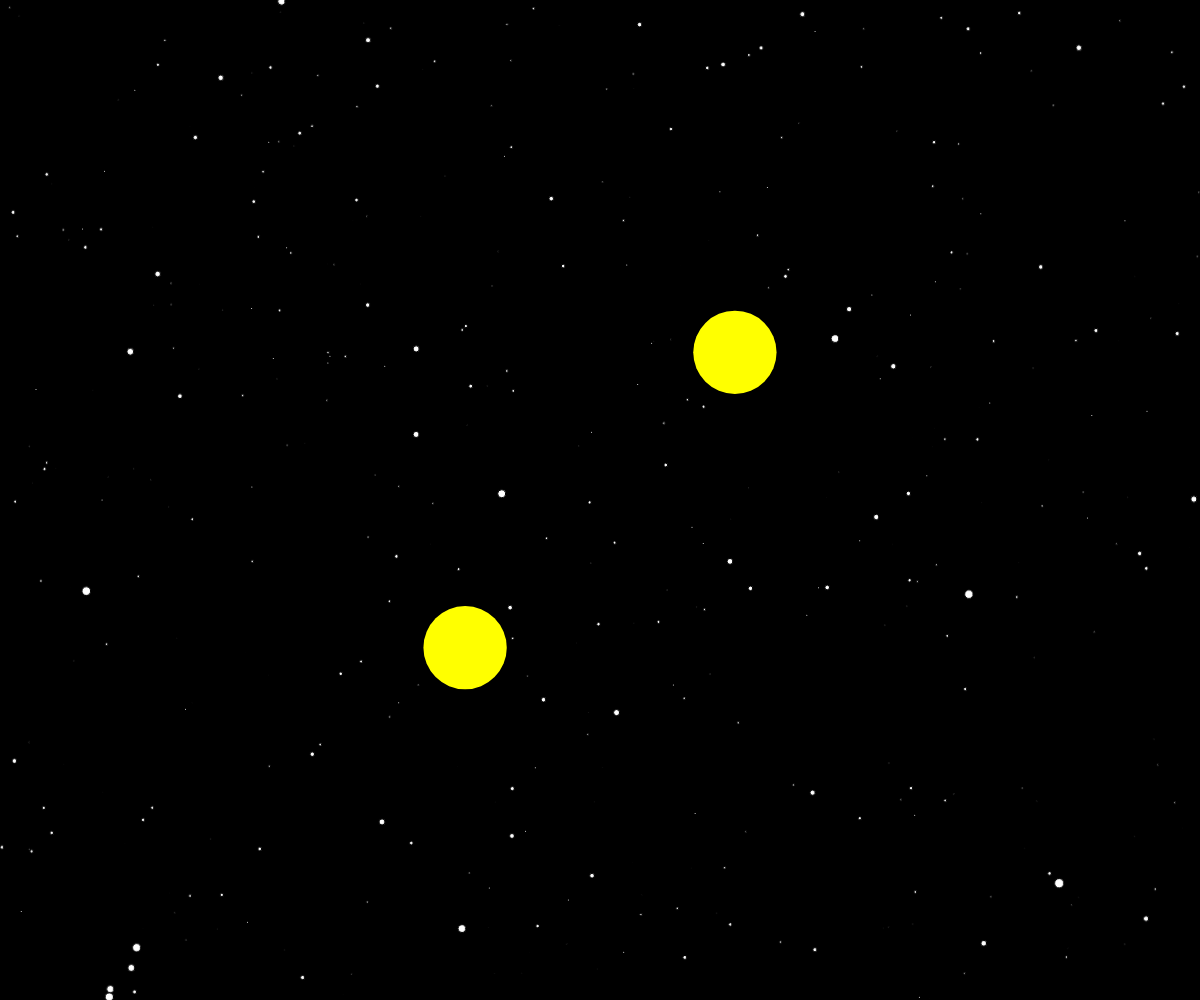
Frame 1 (no input)
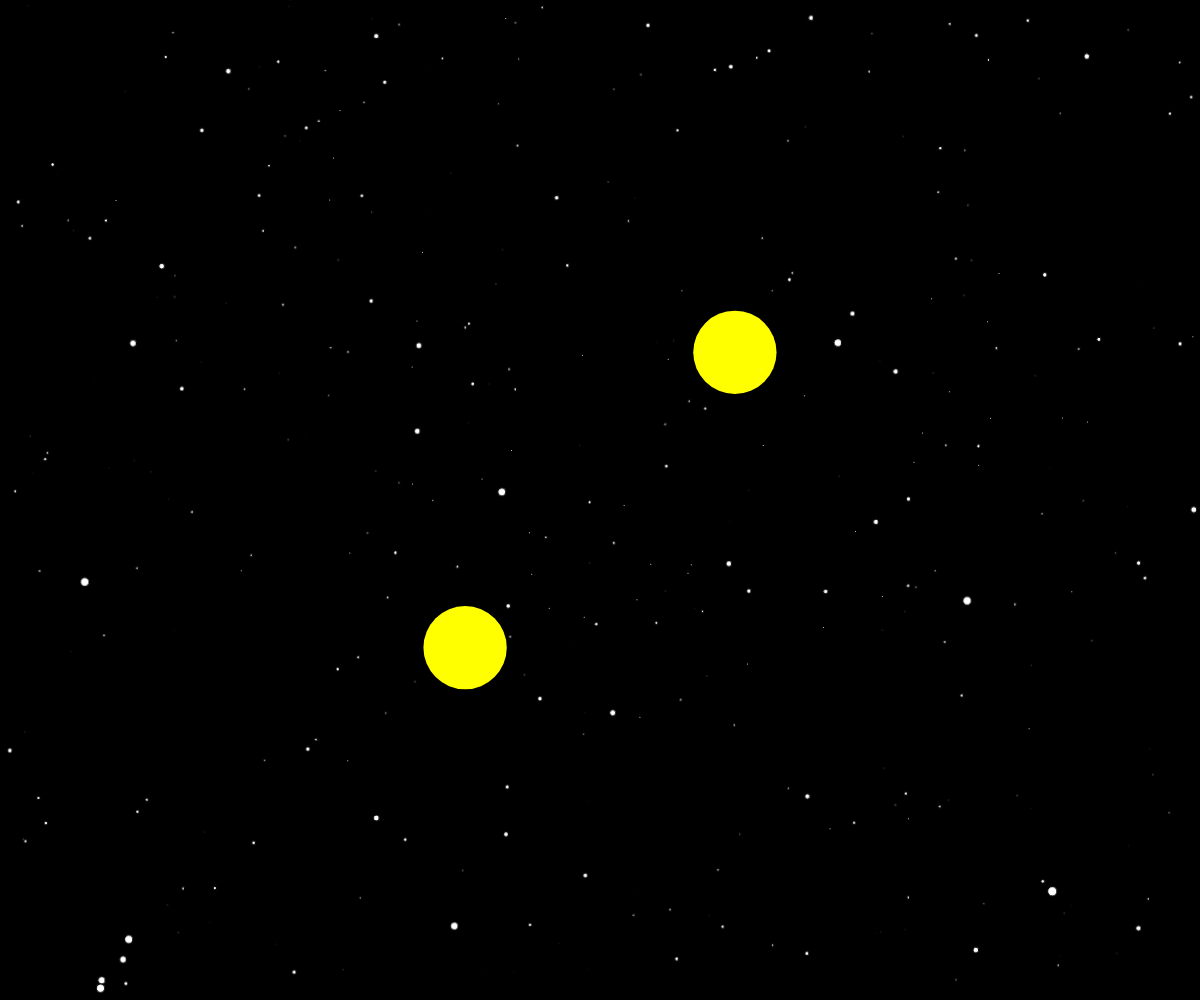
Frame 60 (no input)
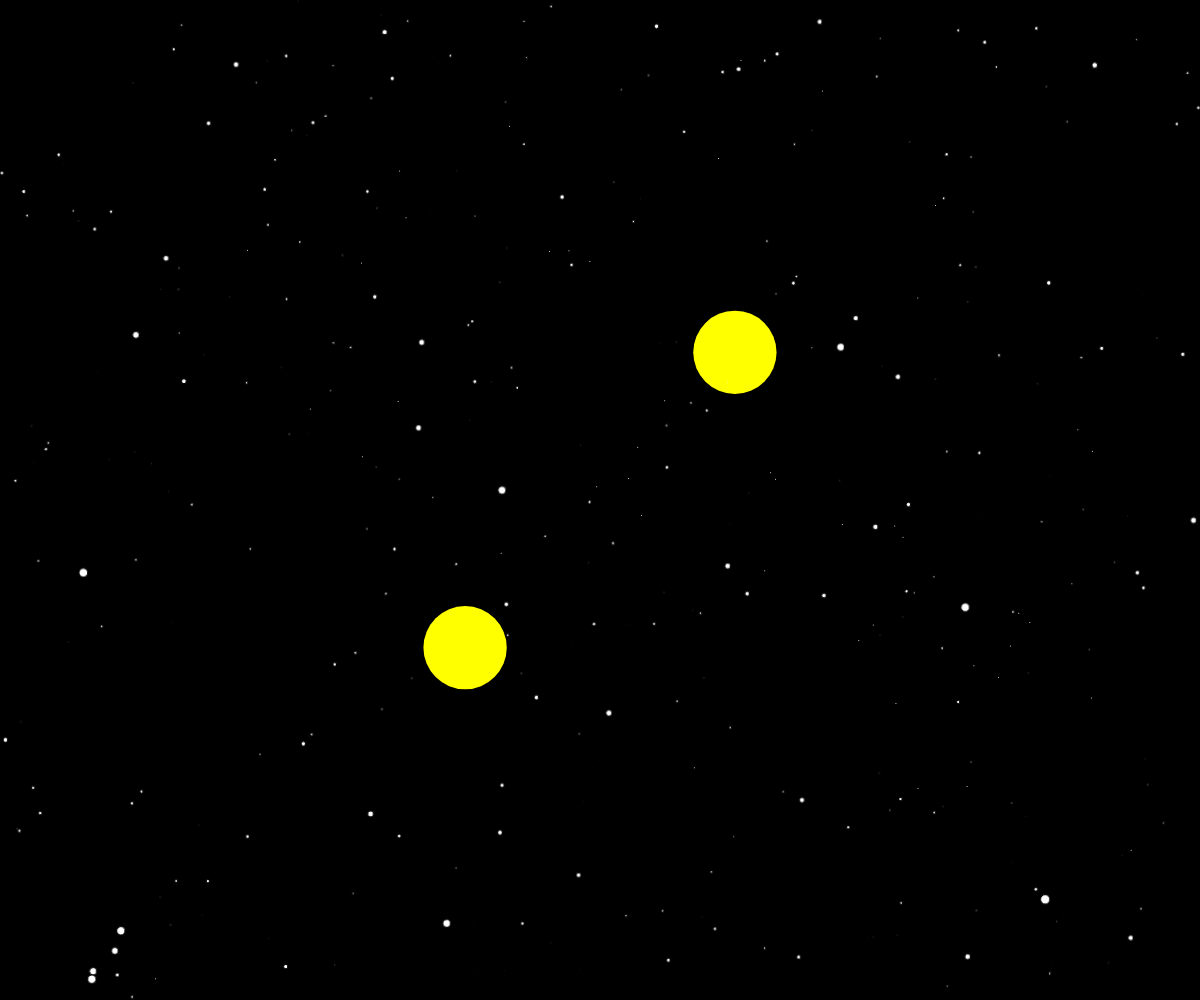
Frame 120 (the mouse pressed at the canvas centre since frame 60)

The p5.js sketch that drew these frames (run headless with seeded random() and noise() and a simulated clock; from frame 60 on, the mouse is pressed at the canvas centre):

// p5.js sketch
// ── sketch.js
/*
Author: Project Somedays
Started: 2023-12-25

#WCCChallenge: Gravity

Just a simple gravity sim, but I like the thought of planetary evolution:
That only those with stable orbits survive to be seen. Or at least what we see is just what hasn't hit other stuff.
Bodies that hit the planets get replaced and are only drawn larger/coloured if they survive long enough.

Stretch goals:
 - Let the user position the suns
 - Let the user decide on the starting position and initial velocity of the bodies
 - Replace with satellites?
 - Music?
*/



// const colours = ['#f72585',' #b5179e', '#7209b7', '#560bad', '#480ca8', '#3a0ca3', '#3f37c9', '#4361ee', '#4895ef', '#4cc9f0']
const colours = ['#ffbe0b', '#fb5607', '#ff006e', '#8338ec', '#3a86ff'];
const starCount = 1500;
const bodiesPerFrame = 5;
const planetCount = 2;
const stableOrbitLimit = 500;
const startBodyCount = 50;
const orbitTraceLimit = 500;
const systemOrbitRate = 0;//0.005;
const starfieldOrbitRate = 0.0003;
const G = 40; // gravitational constant
const avV = 6;
const vMin = 2;
const vMax = 10;

let starfield;
let avD; // set by dimensions of screen
let bodies = [];
let startMag;
let planetSep;
const avPlanetMass = 100;
let avPlanetSize;
let c;
let system;
let starfieldRot = 0;



function setup() {
  createCanvas(windowWidth, windowHeight);
  imageMode(CENTER);
  createStarField();
  planetSep = width/3;
  avPlanetSize = height/12;
  c = createVector(width/2, height/2);
  avD = max(0.01*height,1); // min of percentage of screen or some visible size

  system = new System(width/2, height/2, planetSep);
  
  startMag = width*sqrt(2);
  for(let i = 0; i < startBodyCount; i++){
    bodies.push(generateBody());
  }
  
  
  
}

function draw() {
  background(0);
  starfieldRot += starfieldOrbitRate;
  push();
    translate(width/2, height/2);
    rotate(starfieldRot);
    image(starfield,0,0);
  pop();
  // update and show bodies
  system.update();
  system.show();

  fill(255);
  for(let i = 0; i < bodies.length; i++){
    let isDestroyed = false;
    for(let j = 0; j < system.planets.length; j++){
      let f = attract(bodies[i].p, system.planets[j].p); // so we only need to calculate distance once
      bodies[i].addForce(f);
      
      if(p5.Vector.dist(bodies[i].p, system.planets[j].p) < system.planets[j].d/2 || p5.Vector.dist(bodies[i].p, c) > startMag){
        bodies[i].destroy();
      }
    }
    bodies[i].update();
    bodies[i].show();
  }

  
  
  // cleaning up: remove bodies
  for(let i = bodies.length - 1; i >= 0; i--){
    if(bodies[i].isDestroyed){
      bodies.splice(i,1);
      bodies.push(generateBody());
    } 
  }
  
}

function generateBody(){
  let d = randomGaussian()*avD;
  let col = random(colours);
  // let d = 5;
  let a = random(TAU);
  // let start = createVector(width/2  + startMag*cos(a), height/2 + startMag*sin(a));
  let start = createVector(random(width), random(height));
  // let target = createVector(c.x + random(-width/3, width/3), c.y + random(-width/3, width/3));
  // let startV = p5.Vector.sub(target, start);
  let vMag = constrain(randomGaussian()*avV,vMin,vMax);
  let startV = createVector(1,0).setMag(vMag);
  return new Body(start.x, start.y, startV.x, startV.y, d, col);
}


function createStarField(){
  starfield = createGraphics(width*2, height*2, P2D);
  starfield.background(0);
  noStroke();
  fill(255,150);
  for(let i = 0; i < starCount; i++){
    let d = randomGaussian()*3;
    starfield.circle(random(width*2), random(height*2), d);
  }
  return
}

function attract(bodyPos, planetPos){
  d = p5.Vector.dist(bodyPos, planetPos);
  return p5.Vector.sub(planetPos, bodyPos).setMag(G/d); // F = -G*m1*m2/r
 
}


// ── body.js
class Body{
    constructor(x,y, vx, vy, d, col){
      this.isDestroyed = false;
      this.p = createVector(x,y);
      this.v = createVector(vx, vy);
      this.a = createVector(0,0);
      this.d = d;
      this.col = col;
      this.lifespan = 0;
      
    }
  
    addForce(f){
      this.a.add(f)
    }
  
    update(){
      this.v.add(this.a);
      this.p.add(this.v);
      this.a.setMag(0);
      this.lifespan ++;
    }
    
  
    show(){
      let tempd;
      if(this.lifespan < stableOrbitLimit){
        fill(255);
        tempd = 1;
      } else {
        fill(this.col);
        tempd = this.d;
      }
      circle(this.p.x, this.p.y, tempd);
      
    }

    destroy(){
        this.isDestroyed = true;
    }
  }
// ── planet.js
class Planet{
    constructor(x,y,m, d){
        this.p = createVector(x,y);
        this.m = m;
        this.d = d;
    }

    show(){
        circle(this.p.x, this.p.y, this.d);
    }
}
// ── system.js
class System{
    constructor(cx, cy, planetSep){
        this.a = random(TAU);
        this.c = createVector(cx,cy);
        this.planetSep = planetSep
        this.planets = []
        for(let i = 0; i < planetCount; i++){
            let a = i * TAU/planetCount + this.a;
            let x = this.c.x + this.planetSep/2*cos(a);
            let y = this.c.y + this.planetSep/2*sin(a)
            let m = randomGaussian()*avPlanetMass;
            let d = avPlanetSize; //randomGaussian()*avPlanetSize;
            this.planets.push(new Planet(x, y, m, d, a));
      }
    }

    update(){
        this.a += systemOrbitRate;
        for(let i = 0; i < planetCount; i++){
            let a = i * TAU/planetCount + this.a;
            let x = this.c.x + planetSep/2*cos(a);
            let y = this.c.y + planetSep/2*sin(a);
            this.planets[i].p.set(x,y);
        }
    }
    
    show(){
        fill(255, 255,0);
        for(let p of this.planets){
            p.show();
        }
    }
}
